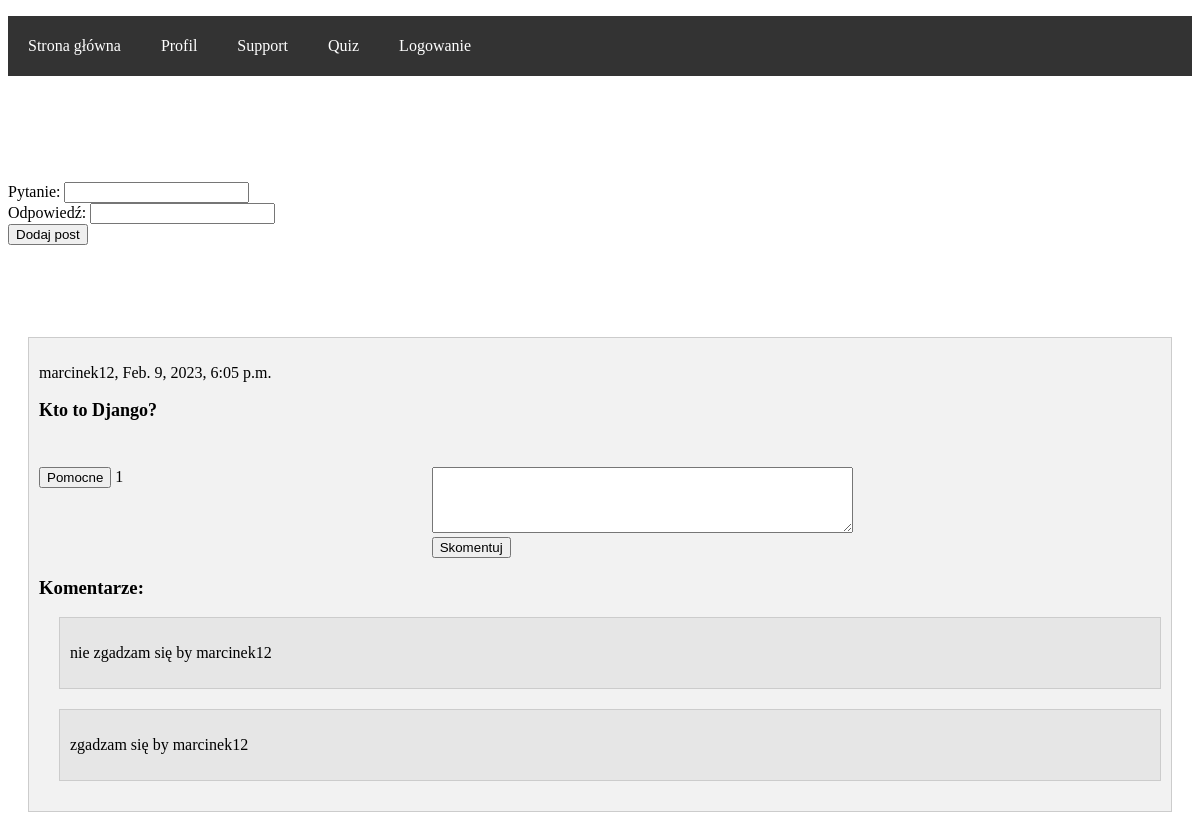
/boolseye/, run on an earlier commit of the app's database.
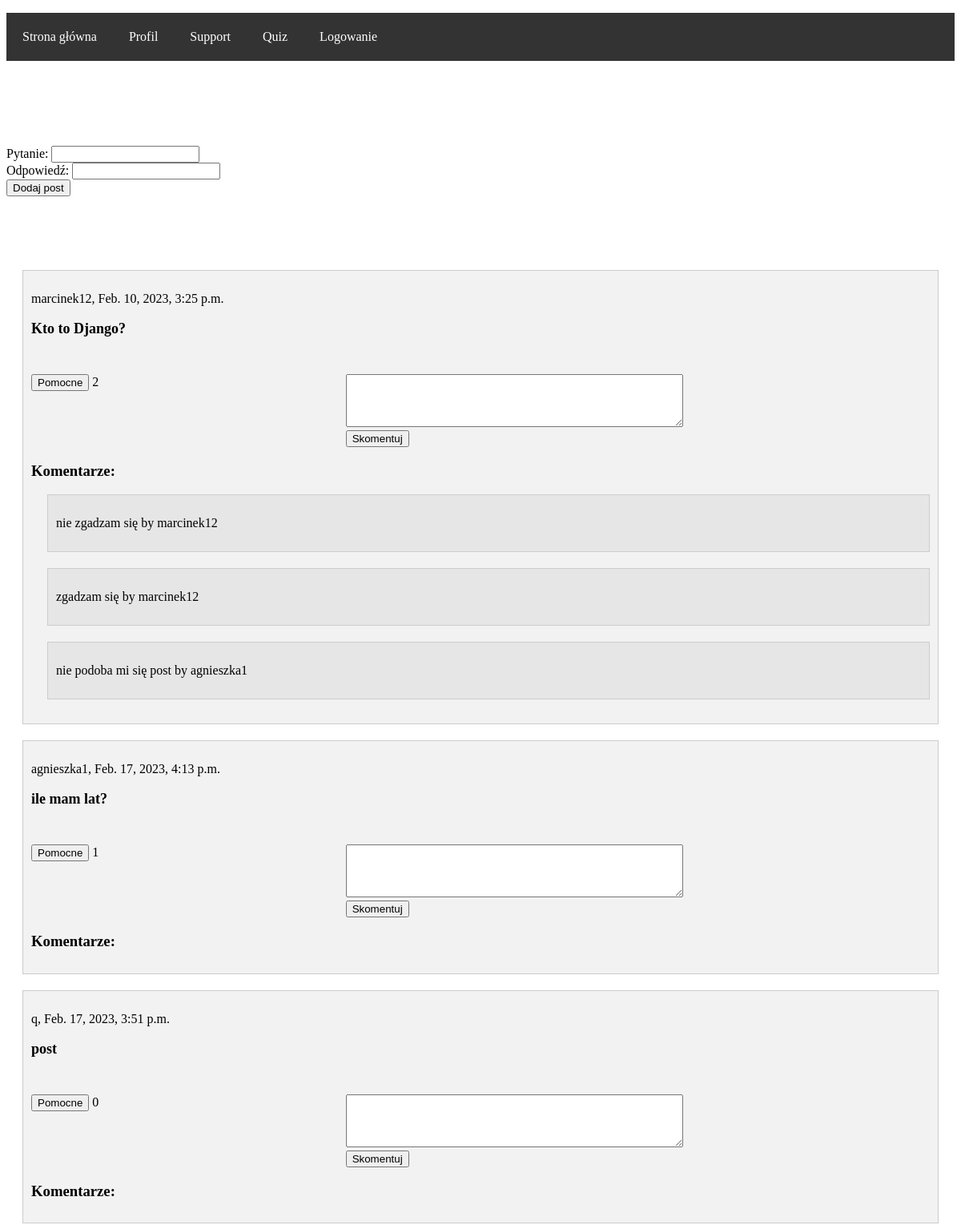
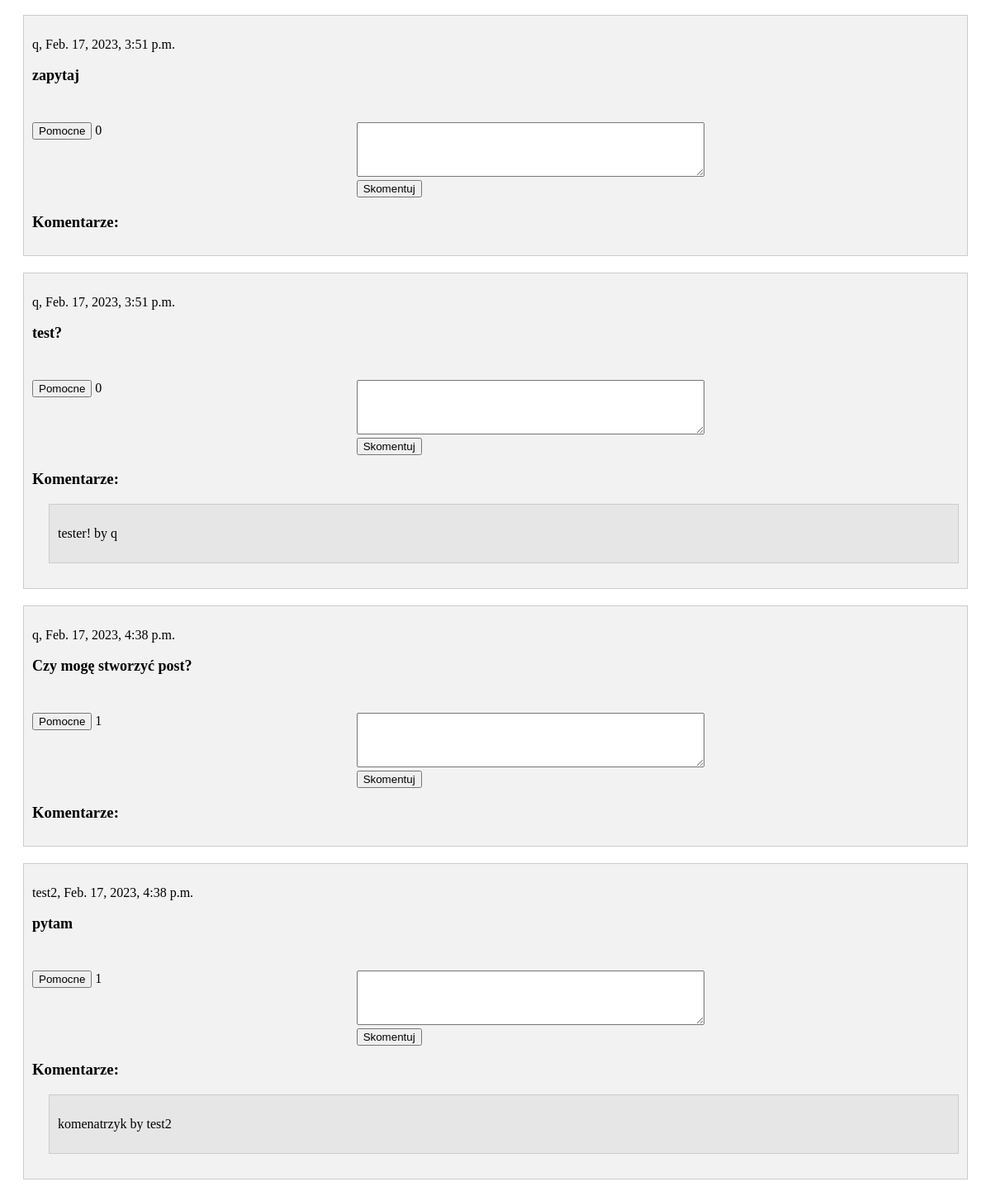
And on a later commit of the database (2 pictures, top to bottom).
### bool/models.py (models this page shows)
class Post(models.Model):
    question = models.TextField(max_length=200)
    answer = models.TextField(max_length=200)
    likes = models.ManyToManyField(Profile, related_name='likes')
    profile = models.ForeignKey(Profile, on_delete=models.CASCADE)
    created = models.DateTimeField(auto_now=True)
    image = models.ImageField(upload_to='images')
    saved = models.ManyToManyField(Profile, related_name="saved_post")

class Profile(models.Model):
    user = models.OneToOneField(User, on_delete=models.CASCADE)
    avatar = models.ImageField(upload_to='awatars')

class Comments(models.Model):
    text = models.TextField(max_length=80)
    created = models.DateTimeField(auto_now=True)
    profile = models.ForeignKey(Profile, on_delete=models.CASCADE)
    post = models.ManyToManyField(Post, related_name='post_comments')

### bool/views.py (the view, shortened to what this page needs)
# urls.py: path('boolseye/', views.Main.as_view(), name="main"),
class Main(View):
    def get(self, request):
        post = Post.objects.all()
        context = {"posts": post}
        return render(request, 'main.html', context)

### templates/main.html (shortened to what this page needs)
<!DOCTYPE html>
{% load static %}  <link rel="stylesheet" href="{% static '/main_form.css' %}">
<html>
<head>
</head>
<body>
<header>
    <nav class="navbar">
        <ul>
            <li><a href="{% url 'main' %}">Strona główna</a></li>
            <li><a href="{% url 'account' %}">Profil</a></li>
            <li><a href="{% url 'support' %}">Support</a></li>
            <li><a href="{% url 'quiz' %}">Quiz</a></li>
            <li><a href="{% url 'login' %}">Logowanie</a></li>
        </ul>
    </nav>
</header>
<main>
    <form method="post" enctype="multipart/form-data">
    <br><br>
    <br><br>
    <br>
                <label for="question">Pytanie:</label>
                <input type="text" id="question" name="question" required>
    <br>
                <label for="answer">Odpowiedź:</label>
                <input type="text" id="answer" name="answer" required>
    <br>
            <input type="submit" value="Dodaj post">
    </form>
    <br><br>
    <br><br>
    {% for post in posts %}
<div class="post">
    <p class="added">{{ post.profile.user }}, {{ post.created }}</p>
    <p class="question">{{ post.question }}</p>
    <div class="interactions">
        <form action="{% url 'main' %}" method="post">
            <button class="like" type="submit">Pomocne</button>
            <span class="like-count">{{ post.likes.count }}</span>
        </form>
        <form action="{% url 'main' %}" method="post">
            <textarea name="text" id="comment_text" rows="4" cols="50"></textarea><br>
            <input type="submit" value="Skomentuj">
        </form>
        <br>
            <br>
    </div>
    <h3>Komentarze:</h3>
    <div class="comments">
        {% for comment in post.post_comments.all %}
        <div class="comment">
            <p>{{ comment.text }} by {{ comment.profile.user.username }}</p>
            </div>
        {% endfor %}
    </div>
</div>
{% endfor %}
</main>
</body>
</html>

### bool/static/main_form.css (style rules this page uses)
.navbar ul { display: flex; align-items: center; height: 60px; background-color: #333; color: #fff; padding: 0 20px; list-style: none; }
.navbar li { margin-right: 20px; }
.navbar a { color: #fff; text-decoration: none; margin-right: 20px; }
.post { border: 1px solid #ccc; margin-bottom: 20px; padding: 20px; }
.comments { margin-top: 20px; padding-left: 20px; }
.comment { margin-bottom: 20px; }
.post { margin: 20px; padding: 10px; background-color: #f2f2f2; border: 1px solid #ccc; }
.question { font-size: 18px; font-weight: bold; cursor: pointer; }
.interactions { margin-top: 10px; display: flex; justify-content: space-between; }
.comments { margin-top: 10px; }
.comment { margin-top: 10px; padding: 10px; background-color: #e6e6e6; border: 1px solid #ccc; }

What changed in the data, as far as the page shows it:
changed Post "Kto to Django?": created "Feb. 9, 2023, 6:05 p.m." → "Feb. 10, 2023, 3:25 p.m."; likes.count "1" → "2"
added Comments: text "nie podoba mi się post", profile.user.username "agnieszka1", shown under Post "Kto to Django?"
added Post: profile.user "agnieszka1", created "Feb. 17, 2023, 4:13 p.m.", question "ile mam lat?", likes.count "1"
added Post: profile.user "q", created "Feb. 17, 2023, 3:51 p.m.", question "post", likes.count "0"
added Post: profile.user "q", created "Feb. 17, 2023, 3:51 p.m.", question "zapytaj", likes.count "0"
added Post: profile.user "q", created "Feb. 17, 2023, 3:51 p.m.", question "test?", likes.count "0"
added Comments: text "tester!", profile.user.username "q"
added Post: profile.user "q", created "Feb. 17, 2023, 4:38 p.m.", question "Czy mogę stworzyć post?", likes.count "1"
added Post: profile.user "test2", created "Feb. 17, 2023, 4:38 p.m.", question "pytam", likes.count "1"
added Comments: text "komenatrzyk", profile.user.username "test2"
